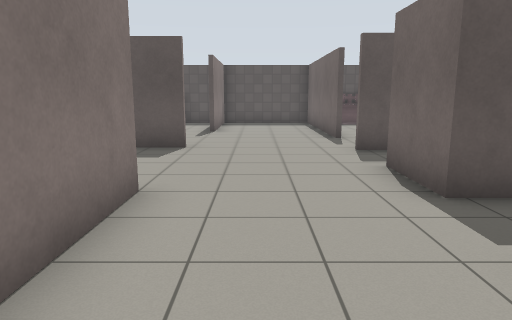
[1] (above)

16 first-person views from a walk through a world built for the Gazebo simulator. The camera is 1.2 m above the floor, tilts 10° down and sees 70° across. Floor lines are 1 m apart. The floor is counted in squares, 1 m on a side. Each view is taken from the middle of a square. On the plan, view 1 faces up. The plan holds only what a view shows up to about 14 squares ahead; the rest is blank. Gazebo's built-in surfaces are drawn with simple patterns.

[2]
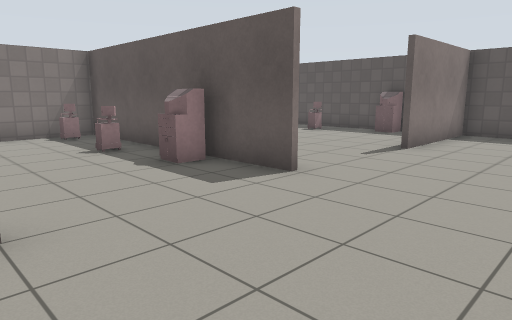

[3]
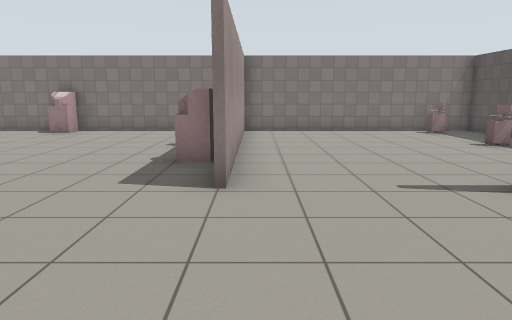

[4]
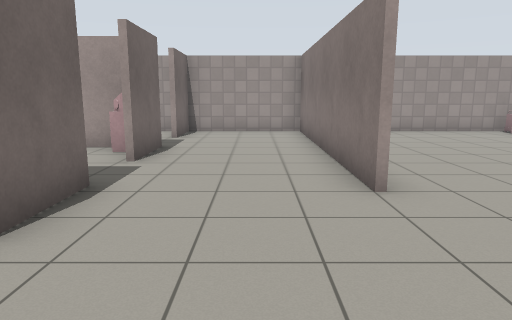

[5]
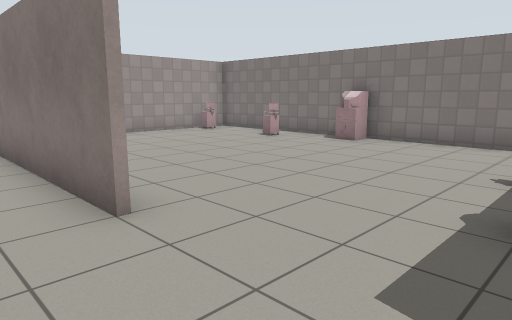

[6]
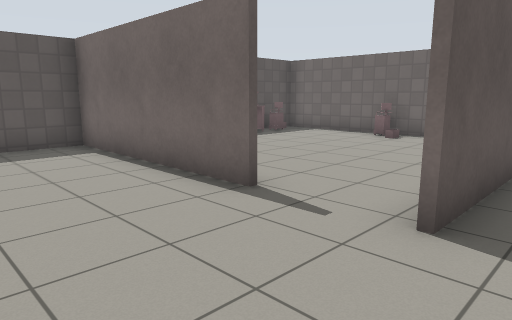

[7]
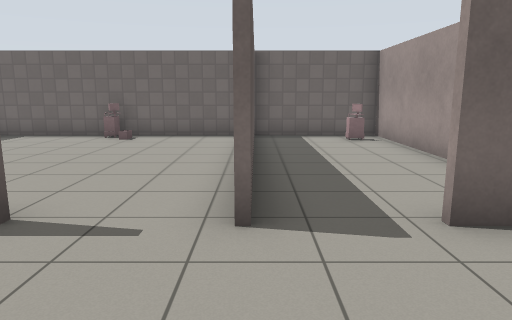

[8]
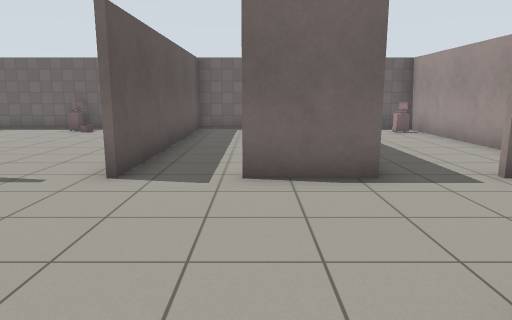

[9]
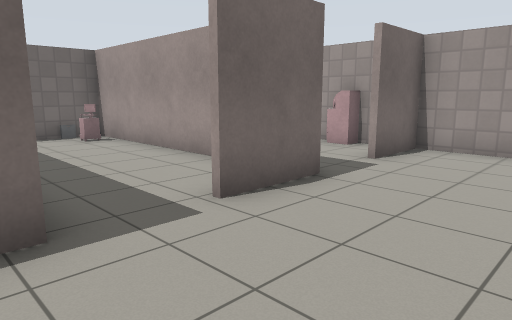

[10]
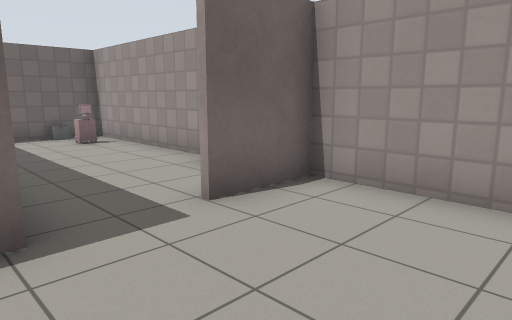

[11]
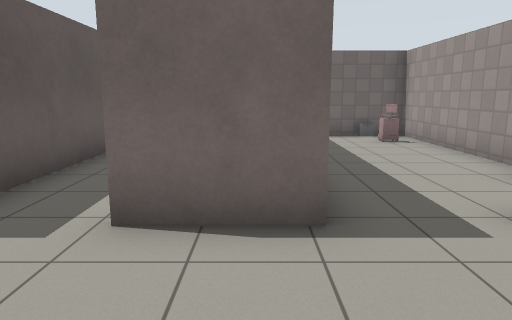

[12]
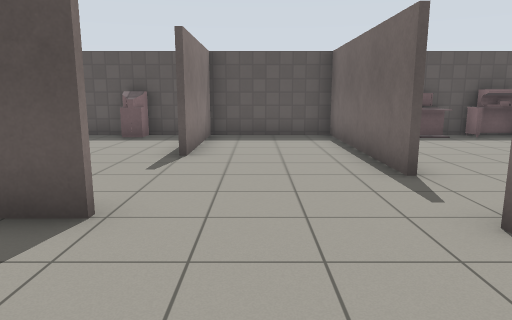

[13]
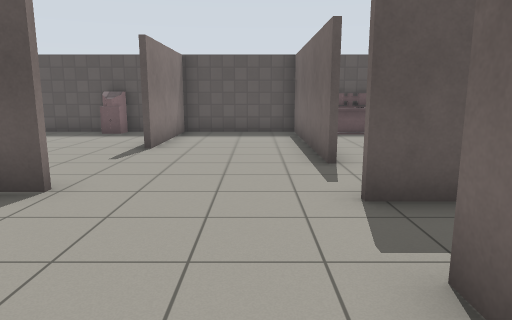

[14]
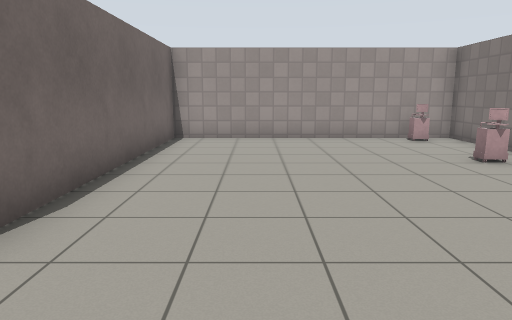

[15]
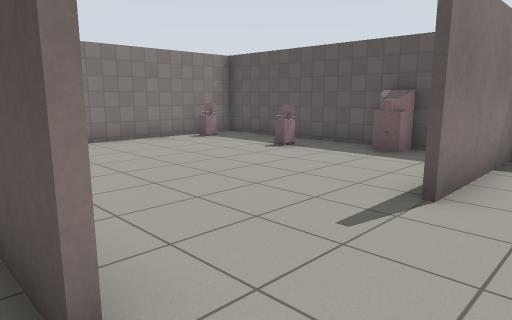

[16]
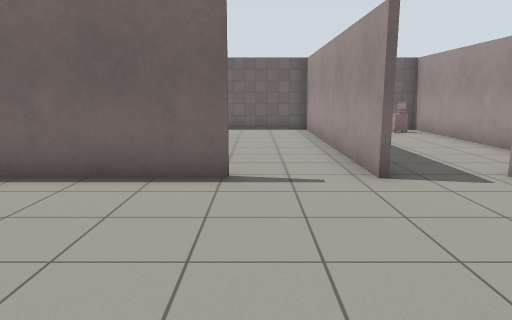

### Floor plan
Ten units are one square. View 1 is at (0, 0); x grows to the right and y downward. Boxes are objects, and circles mark ways between rooms. Rooms are numbered by the first view taken in them; rooms with no view inside come last. Other rooms are left out.
<svg viewBox="-100 -168 208 208">
<path fill="none" stroke="#000" d="M-40 -82 -35 -82M-15 -46 -15 35M-16 -85 -95 -85 -95 35 23 35 23 15M-95 -30 -91 -30 -88 -27 -92 -24M21 -82 36 -82M23 -42 23 -62M23 -104 23 -163 -15 -163 -15 -122M23 -2 23 -24M-17 35 -17 -39M-34 -163 -34 -157 -35 -156M-24 -163 -95 -163 -95 -86 -16 -86M-35 -76 -42 -76M-57 -75 -61 -72M-58 -76 -58 -71M-88 -78 -88 -72M-88 -27 -88 -22M-86 -5 -81 -5 -81 0M-57 -151 -57 -147 -61 -147M-35 -156 -40 -156M-87 27 -82 27M-88 -151 -88 -146M74 -155 64 -155M54 -161 49 -161M67 -161 67 -162M47 -161 37 -161M47 -163 37 -163M36 -82 103 -82M77 -163 50 -163M102 -81 102 -163 82 -163M56 -155 35 -155M64 -155 64 -162M95 -115 90 -115M56 -158 48 -158M99 -119 95 -123M46 -158 36 -158M76 -158 67 -158M78 -161 67 -161M90 -154 85 -154M68 -42 23 -42M28 -13 31 -9M30 -5 102 -5M90 -9 90 -12 94 -12M50 -43 102 -43 102 -81M103 -80 21 -80M89 -49 89 -55 93 -55"/>
<circle cx="25" cy="-95" r="3" fill="#2a7"/>
<circle cx="20" cy="-30" r="3" fill="#2a7"/>
<circle cx="20" cy="-70" r="3" fill="#2a7"/>
<text x="-40" y="-60">1</text>
<text x="60" y="-120">2</text>
<text x="60" y="-20">3</text>
<text x="60" y="-60">4</text>
</svg>
Room 1 opens to room 2. Room 1 opens to room 3. Room 1 opens to room 4.

Where each view was taken, in squares from view 1:
view 1: 0 up, 0 right, facing up
view 2: 4 up, 2 right, facing up-left
view 3: 9 up, 3 right, facing left
view 4: 9 up, 0 right, facing down
view 5: 8 up, 0 right, facing down-left
view 6: 7 up, 1 left, facing up-right
view 7: 8 up, 1 left, facing right
view 8: 6 up, 3 left, facing right
view 9: 5 up, 1 left, facing down-right
view 10: 1 up, 1 left, facing down-right
view 11: 1 up, 1 left, facing right
view 12: 5 up, 0 right, facing up
view 13: 4 up, 1 right, facing up
view 14: 7 up, 4 left, facing down
view 15: 8 up, 0 right, facing up-left
view 16: 10 up, 3 left, facing right
